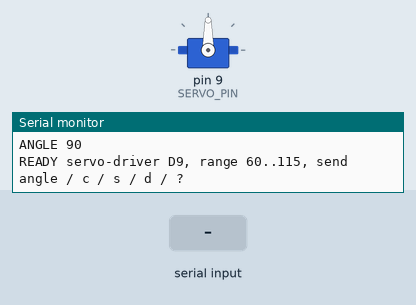
Recording of a sketch running on a simulated Arduino Nano, built with avr-gcc and run on an emulated ATmega328P. Shown: servo, the last lines printed to the serial monitor. The test bench sets the inputs (shaded band).

Above: at 1.2 s.
1.3 s: "s90\n" received over Serial
3.4 s: "0\n" received over Serial
At 4.2 s:
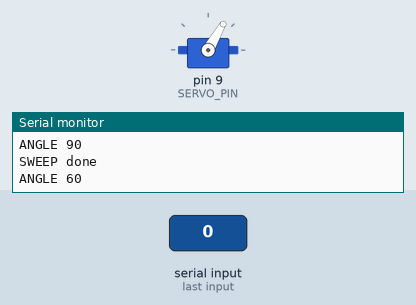
4.9 s: "90\n" received over Serial
At 5.4 s:
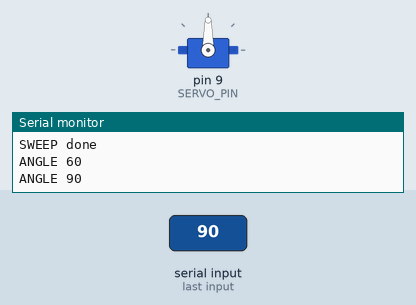
Timing chart, 0 to 7.9 s (numbered marks = the images above; inputs shaded):
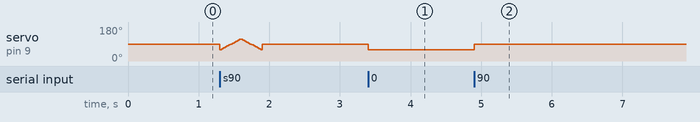

The sketch:

arduino_servo.ino
```cpp
/*
 * arduino_servo.ino — steering-servo driver for the Self-Driving Car.
 *
 * The Jetson can't cleanly generate a 50 Hz servo PWM, and the VESC firmware
 * wouldn't drive the servo, so an Arduino Nano sits in between: the Jetson
 * sends an angle over USB serial and the Nano outputs the servo pulse on D9.
 *
 * Wiring:
 *   Servo signal (usually orange/white) -> D9
 *   Servo +  (red)                       -> 5V power  (SEE NOTE)
 *   Servo -  (brown/black)               -> GND  (shared with Arduino GND)
 *
 *   NOTE on power: a steering servo can pull >1 A when it hits a stop or fights
 *   the wheels. Pulling that through the Arduino's 5V (fed from the Jetson USB)
 *   can brown out the Nano or the Jetson port and cause resets. For anything
 *   beyond a quick free-air test, power the servo from a separate 5-6 V BEC and
 *   just share GND between the BEC, the servo, and the Arduino.
 *
 * Serial protocol (115200 baud, newline-terminated). Human-typable so you can
 * also drive it straight from the Arduino IDE Serial Monitor:
 *   "90"   -> set angle to 90 degrees (clamped to the safe steering range)
 *   "c"    -> center (90)
 *   "s"    -> sweep across the safe range and back (proves it physically moves)
 *   "d"    -> detach: stop sending pulses so the servo relaxes (no hold buzz)
 *   "?"    -> print status
 * The Nano echoes a line back ("ANGLE 90", "SWEEP done", ...) so the host can
 * confirm the command was understood.
 *
 * STEERING SAFETY: this is a STEERING servo bolted to a linkage, not a free
 * servo. The wheels hit a mechanical stop well before 0 or 180 deg, and driving
 * the servo into that stop makes it stall — it buzzes, pulls >1 A, heats up, and
 * can strip its gears. So we clamp every command to STEER_MIN..STEER_MAX.
 * These were bench-proven to move cleanly with no binding, and are ASYMMETRIC
 * (the linkage swings further left than right). If you confirm the wheels can
 * swing further without the connector binding, widen the range; if they bind
 * sooner, narrow it. HARD_MIN/HARD_MAX are the servo's absolute electrical
 * limits. Keep STEER_MIN/STEER_MAX in sync with LEFT_LIMIT/RIGHT_LIMIT in
 * servo_control.py.
 */
#include <Servo.h>

const int SERVO_PIN  = 9;
const int CENTER     = 90;
const int HARD_MIN   = 0;     // servo's absolute travel — never exceed
const int HARD_MAX   = 180;

const int STEER_MIN  = 60;    // most-left  safe angle (bench-tested)
const int STEER_MAX  = 115;   // most-right safe angle (bench-tested)

Servo steer;
int  currentAngle = CENTER;
bool attached = false;
String buf;

void ensureAttached() {
  if (!attached) { steer.attach(SERVO_PIN); attached = true; }
}

void setAngle(int a) {
  // Clamp to the soft steering range so we can never drive into the linkage stop.
  a = constrain(a, STEER_MIN, STEER_MAX);
  ensureAttached();
  steer.write(a);
  currentAngle = a;
  Serial.print("ANGLE ");
  Serial.println(a);
}

void detach() {
  // Stop the pulse train so the servo stops actively holding (less buzz/heat
  // when idle). Any move command re-attaches automatically.
  if (attached) { steer.detach(); attached = false; }
  Serial.println("DETACHED");
}

void sweep() {
  ensureAttached();
  for (int a = STEER_MIN; a <= STEER_MAX; a += 5) { steer.write(a); delay(25); }
  for (int a = STEER_MAX; a >= STEER_MIN; a -= 5) { steer.write(a); delay(25); }
  setAngle(CENTER);
  Serial.println("SWEEP done");
}

void handle(String s) {
  s.trim();
  if (s.length() == 0) return;
  char c0 = s.charAt(0);
  if (c0 == 'c' || c0 == 'C') { setAngle(CENTER); return; }
  if (c0 == 's' || c0 == 'S') { sweep(); return; }
  if (c0 == 'd' || c0 == 'D') { detach(); return; }
  if (c0 == '?') {
    Serial.print("STATUS angle="); Serial.print(currentAngle);
    Serial.print(" range="); Serial.print(STEER_MIN);
    Serial.print(".."); Serial.print(STEER_MAX);
    Serial.print(" attached="); Serial.println(attached ? 1 : 0);
    return;
  }

  bool numeric = true;
  for (unsigned int i = 0; i < s.length(); i++) {
    if (!isDigit(s.charAt(i))) { numeric = false; break; }
  }
  if (numeric) setAngle(s.toInt());
  else { Serial.print("ERR ?"); Serial.println(s); }
}

void setup() {
  Serial.begin(115200);
  setAngle(CENTER);   // attaches and centers
  Serial.print("READY servo-driver D9, range ");
  Serial.print(STEER_MIN); Serial.print(".."); Serial.print(STEER_MAX);
  Serial.println(", send angle / c / s / d / ?");
}

void loop() {
  while (Serial.available()) {
    char ch = (char)Serial.read();
    if (ch == '\n' || ch == '\r') { handle(buf); buf = ""; }
    else if (buf.length() < 16)   { buf += ch; }
  }
}
```

Measured:
- after the input at 3.4 s, servo on pin 9 (SERVO_PIN): 90° → 60° at once
- after the input at 4.9 s, servo on pin 9 (SERVO_PIN): 60° → 90° at once
